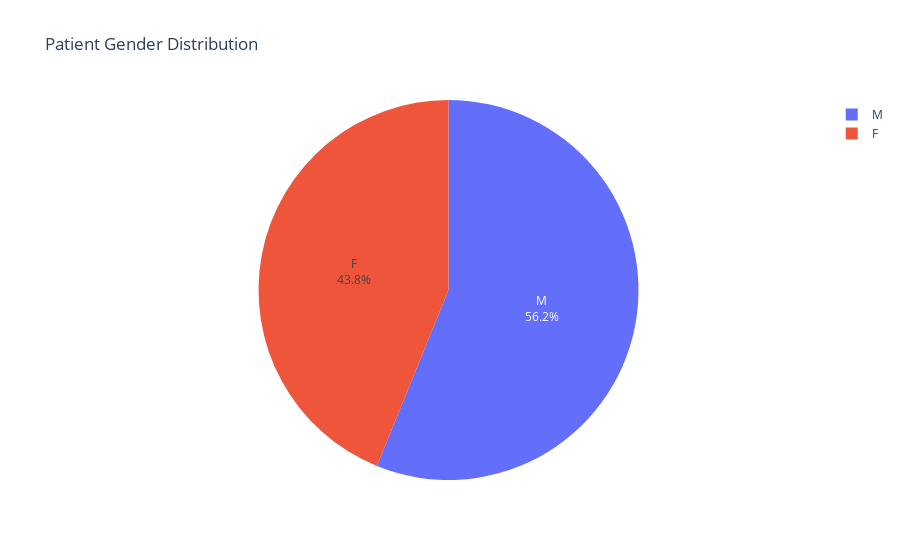

Write notebook code for a chart like this one.
### Markdown cell above
### Gender Distribution visualization using Plotly Pie Chart

### Code cell
# Visualization 3: Plotly Pie Chart - Gender Distribution
gender_counts = patients['GENDER'].value_counts()
fig = px.pie(
    gender_counts, 
    values=gender_counts.values, 
    names=gender_counts.index,
    title='Patient Gender Distribution'
)
fig.update_traces(textposition='inside', textinfo='percent+label')
fig.show()

### Figure 1 — Plotly figure (JSON) as saved in the notebook; plotly's stock layout.template omitted (floating-point values rounded to 4 significant figures)
{"data": [{"domain": {"x": [0, 1], "y": [0, 1]}, "hovertemplate": "GENDER=%{label}<br>value=%{value}<extra></extra>", "labels": ["M", "F"], "legendgroup": "", "name": "", "showlegend": true, "textinfo": "percent+label", "textposition": "inside", "type": "pie", "values": [26121, 20399]}], "layout": {"legend": {"tracegroupgap": 0}, "title": {"text": "Patient Gender Distribution"}}}
